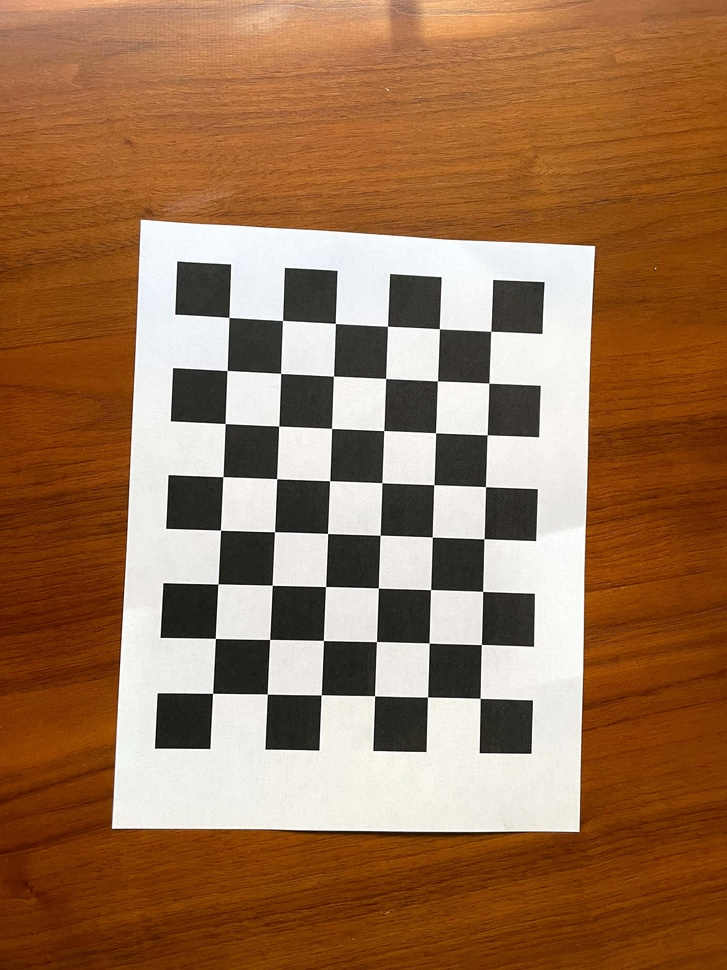
#> input picture images/calibrate_camera_images/IMG_4722.jpg, 727 x 970 px, shrunk from 2268 x 3024 before the run; its folder holds only this picture in this run
$ jupyter execute calibrateCamera.ipynb
#> lines starting #> are read from the running program, lines starting #| are printed output that depends on the picture; after the words box and inside, x2 and y2 are one past the last pixel; in counts of white or black regions, pixels touching at a corner belong together; long printed decimals are rounded
[cell 1]
# Calibrate camera based on the checkerboard pattern data

[cell 2]
import numpy as np
import cv2
import os
import matplotlib.pyplot as plt
from matplotlib.pyplot import figure
import glob

[cell 3]
# Calibrate camera function
def calibrate_camera(folderpath, square_size, width=9, height=6,
                     flag_show_checkerboard_images=False,
                     flag_save_cals = False):


    # Make the object points in World. Z=0 for the object plane
    # Example object points (0,0,0), (1,0,0) (2,0,0) ... (7,5,0), (8,5,0)

#> called with folderpath = 'images/calibrate_camera_images', square_size = 25, width = 8, height = 6, flag_show_checkerboard_images = True, flag_save_cals = True
    objpts = np.zeros((height*width,3), np.float32)

    #Create the grid for X aand Y points
#     objpts[:,:2] = np.mgrid[0:width, 0:height].T.reshape(-1,2)
    xx,yy = np.meshgrid(np.arange(0,width,1), np.arange(0,height,1))

    # Reshape into 1d array
    xx = xx.reshape(-1)
    yy = yy.reshape(-1)

    # Update coordinates of the XY points
    objpts[:,0] = xx
    objpts[:,1] = yy

    # Sacle by the true size
    objpts = square_size* objpts

    print("Object points are: \n", objpts)
#     print(objpts)

    # Create the arrays to store the object points and image points for all images
    objPointsArray = []
    imagePointsArray = []


    # Termination criteria for stopping subpixel corner calculation
    criteria = (cv2.TERM_CRITERIA_EPS + cv2.TERM_CRITERIA_MAX_ITER, 30, 0.01)


    #Get all the images
    images = os.listdir(folderpath)
    #images = glob.glob(folderpath)

    print(images)
#     return


    print("Reading images from folder: " + folderpath)

    idx=0
    for fname in images:

        if not '.jpg' in fname:
            continue

        print("Running {}/{} image".format(idx,len(images)))
        try:

            current_fname = os.path.join(folderpath,fname)
            print("Processing Image: ", current_fname)
            img = cv2.imread(current_fname) # Read as grayscale
#> img is the input picture: shape (970, 727, 3); mean B, G, R 82, 114.1, 154.2
            gray = cv2.cvtColor(img,cv2.COLOR_BGR2GRAY)
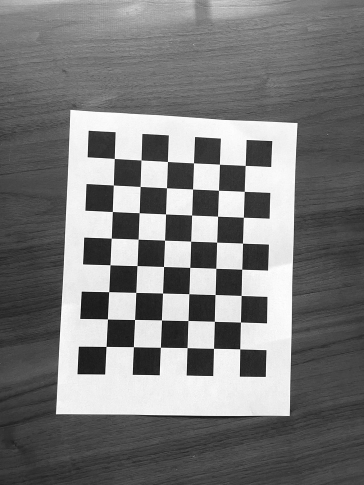
#> gray: shape (970, 727) (shown at 1/2 size); min 0, max 255, mean 122.5

            print("Height: {}, Width: {}".format(gray.shape[0],gray.shape[1]))
#| Height: 970, Width: 727

            #Find the chessboard corners
            ret,corners = cv2.findChessboardCorners(gray,(width,height),
                                                   cv2.CALIB_CB_ADAPTIVE_THRESH
                                                    + cv2.CALIB_CB_FAST_CHECK
                                                    + cv2.CALIB_CB_NORMALIZE_IMAGE)
#> ret = True; corners = 48 rows, first 8: [212.6, 693.3], [215.4, 638.4], [218, 583.9], [220.5, 530.2], [222.8, 476.7], [225.1, 423.6], [227, 370.5], [228.9, 317.4]

            #If the corners are detected, run subpixel accuracy
            if ret:

                print("Initial corners found")

                #Append the object points
                objPointsArray.append(objpts)
                corners2 = cv2.cornerSubPix(gray,corners,(11,11),(-1,-1),criteria)
#> corners2 = 48 rows, first 8: [212.6, 693.3], [215.3, 638.4], [217.9, 583.9], [220.5, 530.2], [222.9, 476.6], [225.2, 423.6], [227.1, 370.5], [228.9, 317.4]

                # Append the image pts
                imagePointsArray.append(corners2)

                # Draw the corners
                img = cv2.drawChessboardCorners(img,(width,height),corners2,ret)
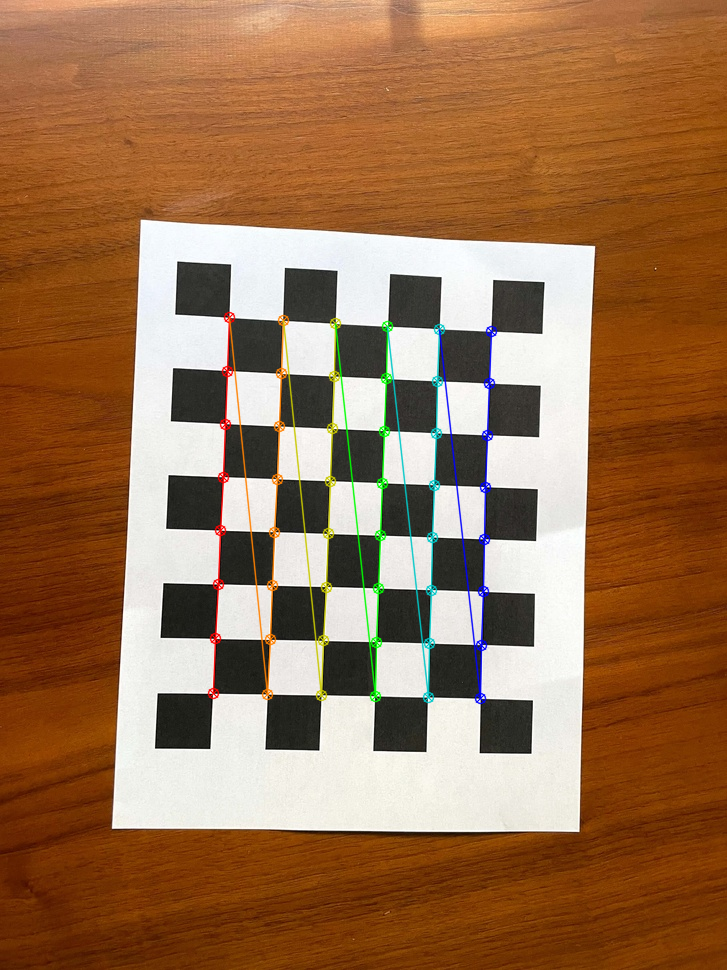
#> img: shape (970, 727, 3); 2.28% of pixels changed, all inside (x1, y1, x2, y2) = (207, 311, 498, 705)


                if(flag_show_checkerboard_images):
                    plt.imshow(img, cmap='gray')
                    plt.show()

            else:
                print("Error detecting corners in this image ")

        except:
            print("error")

        idx = idx+1

    # Once all the calibration files have been processed, run the calibrate camera using Zhang's method on this data
    retval, cameraMatrix, distCoeffs, rvecs, tvecs = cv2.calibrateCamera(objPointsArray,imagePointsArray,img.shape[:2],None,None)
#> retval = 0.0716; cameraMatrix = [[1882.9, 0, 389], [0, 1872.1, 336.4], [0, 0, 1]]; distCoeffs = [[0.613, 6.45, -0.0546, 0.00976, -114]]; rvecs = ([0.0711, -0.197, -1.52],); tvecs = ([-80.81, 165.7, 864.8],)

    # Save the values of the cameraMatrix and the distortion ccoeffs
    if flag_save_cals:
        np.save("calibration_matrix", cameraMatrix)
        np.save("distCoeffs", distCoeffs)

    print("Calculating the Reprojection Error")
    # Calculate the reprojection error
    mean_error = 0
    numImageUsed = len(objPointsArray)
#> numImageUsed = 1
    for i in range(numImageUsed):
        # Project object pts to image coordinates
        imgpts2, _ = cv2.projectPoints(objPointsArray[i],
                                       rvecs[i],tvecs[i],
                                       cameraMatrix,distCoeffs)

        # Calculate error in these projected points and the actual captured points
        error = cv2.norm(imagePointsArray[i] - imgpts2,cv2.NORM_L2)/len(imgpts2)

        print("Reprojection Error for image {}/{} = {:.3f}px".format(i,numImageUsed,error))

        mean_error+=error
#> this loop made 1 pass
#> (error, mean_error) on pass 1: (0.0103, 0.0103)
#> (printed output is left out)
#> after the loop, mean_error = 0.0103

    mean_error /= numImageUsed
    print("Mean Error for the dataset is: {}px".format(mean_error))
#| Mean Error for the dataset is: 0.01033349500554482px
    print("Reprojection error below 1 px is generally considered a good result.")


    return [retval, cameraMatrix, distCoeffs, rvecs, tvecs]


#Set the variables
folderpath = "images/calibrate_camera_images"
width = 8 # Width of checkerboard
height = 6 # Height of checkerboard pattern
square_size = 25 # Length of edge of square in meters 25mm
flag_show_checkerboard_images = True
save_cals = True

[cell 4]
output = calibrate_camera(folderpath,
                          square_size,
                          width,height,
                          flag_show_checkerboard_images,
                          save_cals)
#> output = [0.0716, [[1882.9, 0, 389], [0, 1872.1, 336.4], [0, 0, 1]], [[0.613, 6.45, -0.0546, 0.00976, -114]], ([0.0711, -0.197, -1.52],), ([-80.81, 165.7, 864.8],)]

[cell 5]
# Print all the returned values:
[retval, cameraMatrix, distCoeffs, rvecs, tvecs] = output
#> retval = 0.0716; cameraMatrix = [[1882.9, 0, 389], [0, 1872.1, 336.4], [0, 0, 1]]; distCoeffs = [[0.613, 6.45, -0.0546, 0.00976, -114]]; rvecs = ([0.0711, -0.197, -1.52],); tvecs = ([-80.81, 165.7, 864.8],)

print("The results of the camera calibration are:")
print("retval (opencv calculated reprojection error in px) is : \n {}px \n ".format(retval))
#| retval (opencv calculated reprojection error in px) is :
#|  0.07159347620684457px
print("cameraMatrix is : \n {} \n ".format(cameraMatrix))
#| cameraMatrix is :
#|  [[1.88293743e+03 0.00000000e+00 3.89024825e+02]
#|  [0.00000000e+00 1.87210297e+03 3.36404256e+02]
#|  [0.00000000e+00 0.00000000e+00 1.00000000e+00]]
print("distCoeffs are  : \n {} \n ".format(distCoeffs))
#| distCoeffs are  :
#|  [[ 6.13237555e-01  6.45493637e+00 -5.45761974e-02  9.75542178e-03
#|   -1.14045776e+02]]
print("Rotation vector for the images are : \n {} \n ".format(rvecs))
#| Rotation vector for the images are :
#|  (array([[ 0.07108],
#|        [-0.1975],
#|        [-1.523]]),)
print("Translational vector for the images are : \n {} \n ".format(tvecs))
#| Translational vector for the images are :
#|  (array([[-80.811],
#|        [165.718],
#|        [864.784]]),)

$ run again, on images/calibrate_camera_images/IMG_4726.jpg
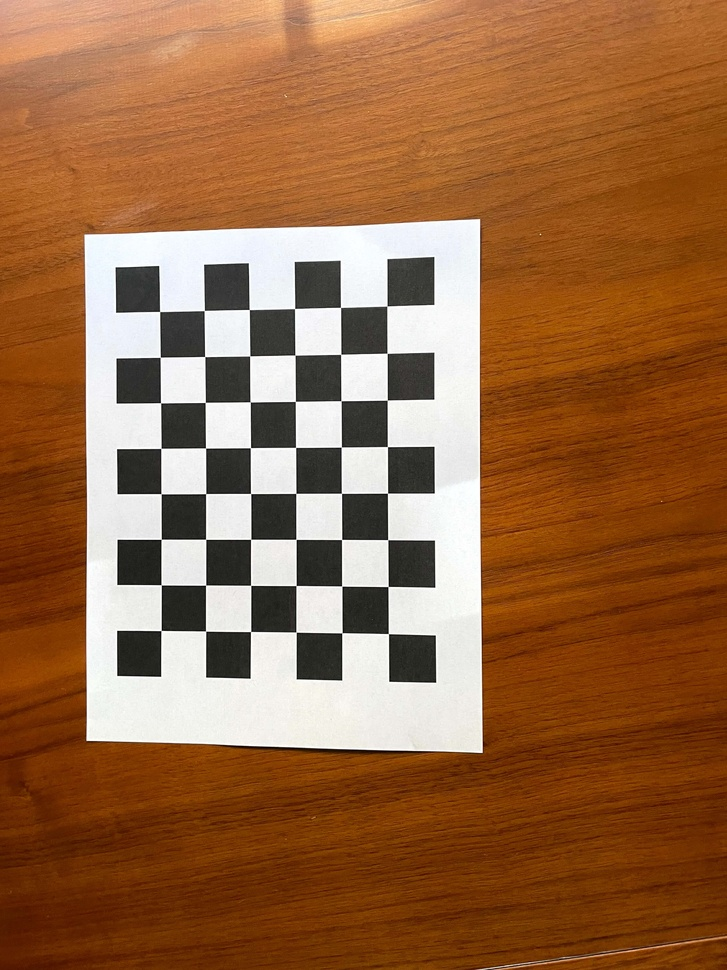
#> input picture images/calibrate_camera_images/IMG_4726.jpg, 727 x 970 px, shrunk from 2268 x 3024 before the run
#> in calibrate_camera, img is the input picture: shape (970, 727, 3); mean B, G, R 68, 104.3, 151.3
#> in calibrate_camera, `gray = cv2.cvtColor(img,cv2.COLOR_BGR2GRAY)`:
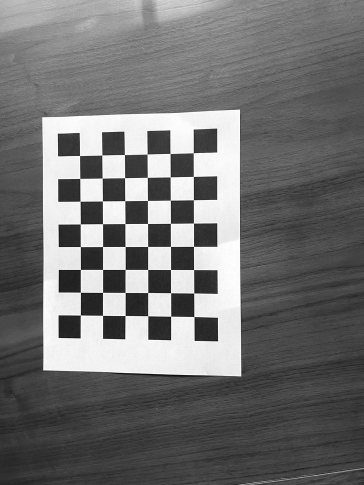
#> gray: shape (970, 727) (shown at 1/2 size); min 0, max 255, mean 114.2
#| Height: 970, Width: 727
#> ret = True; corners = 48 rows, first 8: [387, 306.1], [387.1, 353.3], [387.2, 400.1], [387.4, 446.6], [387.5, 493.2], [387.7, 539.6], [388.1, 586.5], [388.4, 633.6]
#> corners2 = 48 rows, first 8: [386.9, 306.1], [387.1, 353.3], [387.3, 400.2], [387.4, 446.6], [387.5, 493.2], [387.7, 539.7], [388.1, 586.5], [388.4, 633.6]
#> in calibrate_camera, `img = cv2.drawChessboardCorners(img,(width,height),corners2,ret)`:
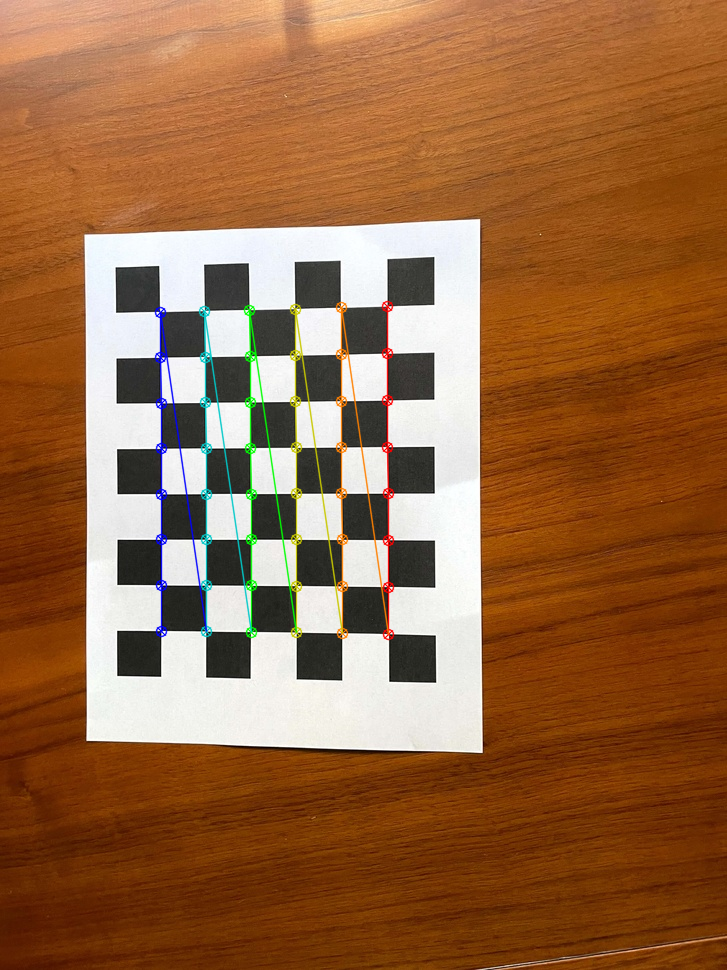
#> img: shape (970, 727, 3); 2.05% of pixels changed, all inside (x1, y1, x2, y2) = (154, 300, 395, 641)
#> in calibrate_camera, `retval, cameraMatrix, distCoeffs, rvecs, tvecs = cv2.calibrateCamera(o..`: retval = 0.585; cameraMatrix = [[8814.2, 0, 491.9], [0, 10656, 385.2], [0, 0, 1]]; distCoeffs = [[5.72, 1206.7, 0.184, 0.544, 5]]; rvecs = ([0.495, -0.511, 1.52],); tvecs = ([-54.43, -33.66, 4501.4],)
#> numImageUsed = 1
#> the loop in calibrate_camera, `for i in range(numImageUsed):` made 1 pass
#> (error, mean_error) on pass 1: (0.0844, 0.0844)
#> (printed output is left out)
#> after the loop in calibrate_camera, `for i in range(numImageUsed):`: mean_error = 0.0844
#| Mean Error for the dataset is: 0.08439210958233095px
#> output = [0.585, [[8814.2, 0, 491.9], [0, 10656, 385.2], [0, 0, 1]], [[5.72, 1206.7, 0.184, 0.544, 5]], ([0.495, -0.511, 1.52],), ([-54.43, -33.66, 4501.4],)]
#> `[retval, cameraMatrix, distCoeffs, rvecs, tvecs] = output`: retval = 0.585; cameraMatrix = [[8814.2, 0, 491.9], [0, 10656, 385.2], [0, 0, 1]]; distCoeffs = [[5.72, 1206.7, 0.184, 0.544, 5]]; rvecs = ([0.495, -0.511, 1.52],); tvecs = ([-54.43, -33.66, 4501.4],)
#| retval (opencv calculated reprojection error in px) is :
#|  0.5846854397914016px
#| cameraMatrix is :
#|  [[8.81422216e+03 0.00000000e+00 4.91894072e+02]
#|  [0.00000000e+00 1.06559709e+04 3.85241519e+02]
#|  [0.00000000e+00 0.00000000e+00 1.00000000e+00]]
#| distCoeffs are  :
#|  [[5.71579424e+00 1.20672435e+03 1.84068263e-01 5.44249057e-01
#|   4.99728397e+00]]
#| Rotation vector for the images are :
#|  (array([[ 0.4948],
#|        [-0.5111],
#|        [ 1.516]]),)
#| Translational vector for the images are :
#|  (array([[ -54.430 ],
#|        [ -33.656],
#|        [4501.392]]),)

$ run again, on images/calibrate_camera_images/IMG_4727.jpg
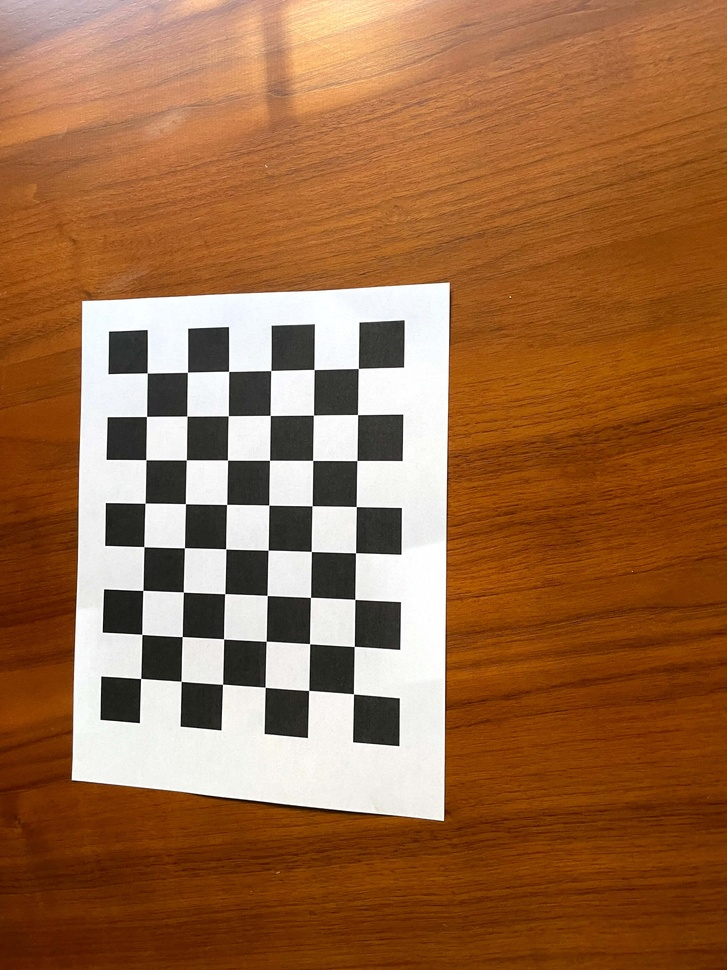
#> input picture images/calibrate_camera_images/IMG_4727.jpg, 727 x 970 px, shrunk from 2268 x 3024 before the run
#> in calibrate_camera, img is the input picture: shape (970, 727, 3); mean B, G, R 69.4, 106.6, 155.1
#> in calibrate_camera, `gray = cv2.cvtColor(img,cv2.COLOR_BGR2GRAY)`:
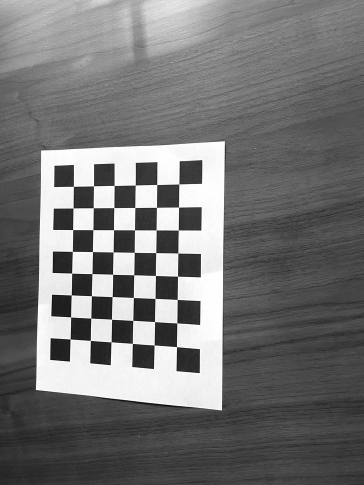
#> gray: shape (970, 727) (shown at 1/2 size); min 0, max 255, mean 116.9
#| Height: 970, Width: 727
#> ret = True; corners = 48 rows, first 8: [358.4, 368.4], [357.5, 414.6], [356.9, 460.5], [356.3, 506.5], [355.5, 552.8], [354.8, 599.4], [354.3, 646.4], [353.5, 693.9]
#> corners2 = 48 rows, first 8: [358.3, 368.4], [357.6, 414.6], [356.9, 460.5], [356.3, 506.5], [355.5, 552.7], [354.8, 599.4], [354.3, 646.4], [353.5, 693.8]
#> in calibrate_camera, `img = cv2.drawChessboardCorners(img,(width,height),corners2,ret)`:
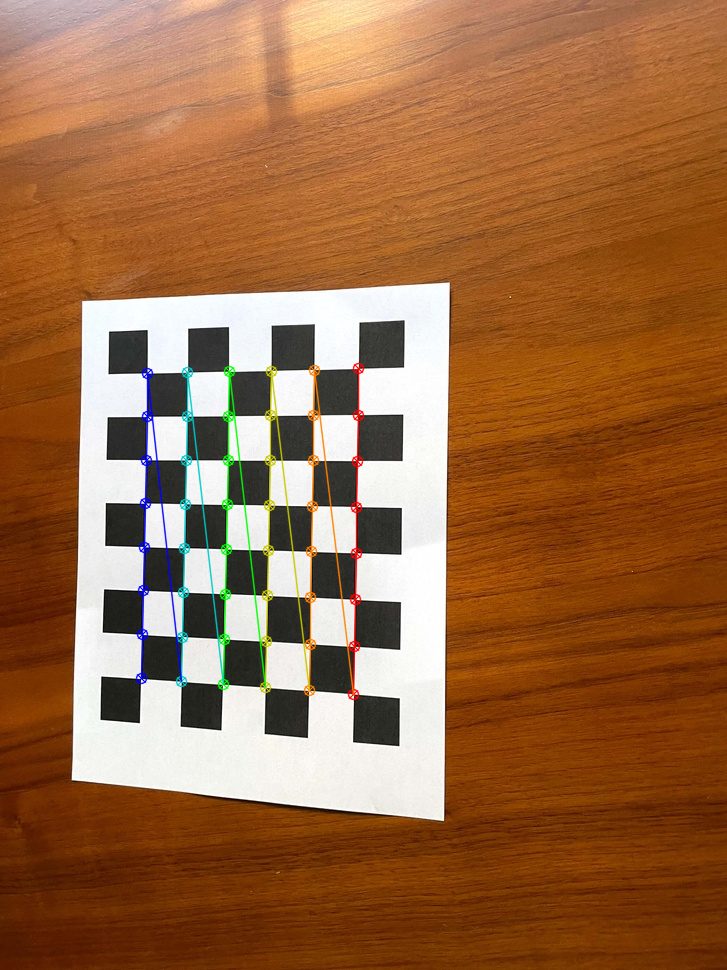
#> img: shape (970, 727, 3); 2% of pixels changed, all inside (x1, y1, x2, y2) = (135, 362, 365, 701)
#> in calibrate_camera, `retval, cameraMatrix, distCoeffs, rvecs, tvecs = cv2.calibrateCamera(o..`: retval = 0.0836; cameraMatrix = [[1988.8, 0, 476.9], [0, 1695.7, 419.3], [0, 0, 1]]; distCoeffs = [[0.568, 2.45, -0.0215, 0.0339, -59.39]]; rvecs = ([0.38, 0.451, 1.53],); tvecs = ([-55.03, -27.48, 919.9],)
#> numImageUsed = 1
#> the loop in calibrate_camera, `for i in range(numImageUsed):` made 1 pass
#> (error, mean_error) on pass 1: (0.0121, 0.0121)
#> (printed output is left out)
#> after the loop in calibrate_camera, `for i in range(numImageUsed):`: mean_error = 0.0121
#| Mean Error for the dataset is: 0.01207225676893549px
#> output = [0.0836, [[1988.8, 0, 476.9], [0, 1695.7, 419.3], [0, 0, 1]], [[0.568, 2.45, -0.0215, 0.0339, -59.39]], ([0.38, 0.451, 1.53],), ([-55.03, -27.48, 919.9],)]
#> `[retval, cameraMatrix, distCoeffs, rvecs, tvecs] = output`: retval = 0.0836; distCoeffs = [[0.568, 2.45, -0.0215, 0.0339, -59.39]]; rvecs = ([0.38, 0.451, 1.53],); tvecs = ([-55.03, -27.48, 919.9],)
#| retval (opencv calculated reprojection error in px) is :
#|  0.0836401975999894px
#| cameraMatrix is :
#|  [[1.98882520e+03 0.00000000e+00 4.76885282e+02]
#|  [0.00000000e+00 1.69568796e+03 4.19288120e+02]
#|  [0.00000000e+00 0.00000000e+00 1.00000000e+00]]
#| distCoeffs are  :
#|  [[ 5.68277878e-01  2.44615578e+00 -2.15092573e-02  3.38784784e-02
#|   -5.93934605e+01]]
#| Rotation vector for the images are :
#|  (array([[0.3798],
#|        [0.4508],
#|        [1.531]]),)
#| Translational vector for the images are :
#|  (array([[-55.031],
#|        [-27.480],
#|        [919.933]]),)
